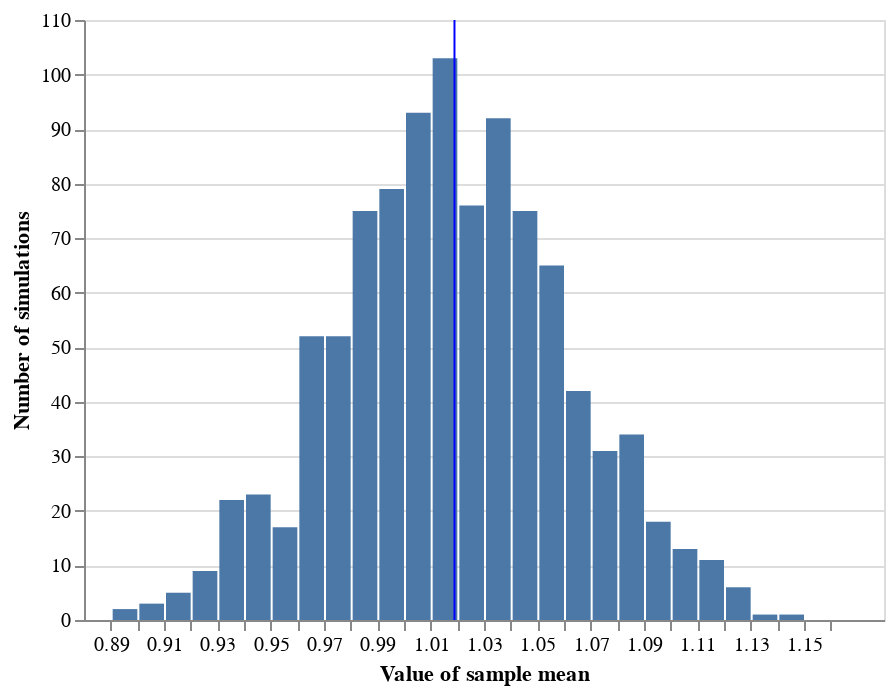

Notebook code cell kept with this figure:
### Markdown cell above
So the average error observed in 1000 simulations was about 0.001 mm! This suggests that the sample mean is *unbiased*: on average, there is no error. Therefore, at least with respect to estimating the population mean, random samples appear to be *unbiased samples*.

However, **unbiasedness does not mean that you won't observe estimation error**. There is a natural amount of variability from sample to sample, because in each sample a different collection of seeds is measured.

The cell below plots a histogram representing the distribution of values of the sample mean across the 1000 samples you simulated (this is known as the *sampling distribution* of the sample mean). It shows a peak right at the population mean (blue vertical line) but some symmetric variation to either side -- most values are between about 0.93 and 1.12.

### Code cell
# plot the simulated sampling distribution
sampling_dist = alt.Chart(pd.DataFrame({'sample mean': samp_means})).mark_bar().encode(
    x = alt.X('sample mean', bin = alt.Bin(maxbins = 30), title = 'Value of sample mean'),
    y = alt.Y('count()', title = 'Number of simulations')
)

sampling_dist + mean_pop

### Figure 1 — Vega-Lite specification as saved in the notebook (floating-point values rounded to 4 significant figures; data arrays with more than 128 entries replaced by an {"elided": "..."} marker saying what was removed)
{"config": {"view": {"continuousWidth": 400, "continuousHeight": 300}}, "layer": [{"data": {"name": "data-cd68fd33f80a08f30a7b592db9b0b118"}, "mark": "bar", "encoding": {"x": {"type": "quantitative", "bin": {"maxbins": 30}, "field": "sample mean", "title": "Value of sample mean"}, "y": {"type": "quantitative", "aggregate": "count", "title": "Number of simulations"}}}, {"data": {"name": "data-a380aeb89abe40f2b96feb01db994829"}, "mark": {"type": "rule", "color": "blue"}, "encoding": {"x": {"type": "quantitative", "aggregate": "mean", "field": "diameter"}}, "height": 300, "width": 400}], "$schema": "https://vega.github.io/schema/vega-lite/v4.8.1.json", "datasets": {"data-cd68fd33f80a08f30a7b592db9b0b118": {"elided": "1000 records"}, "data-a380aeb89abe40f2b96feb01db994829": {"elided": "5000 records"}}}
